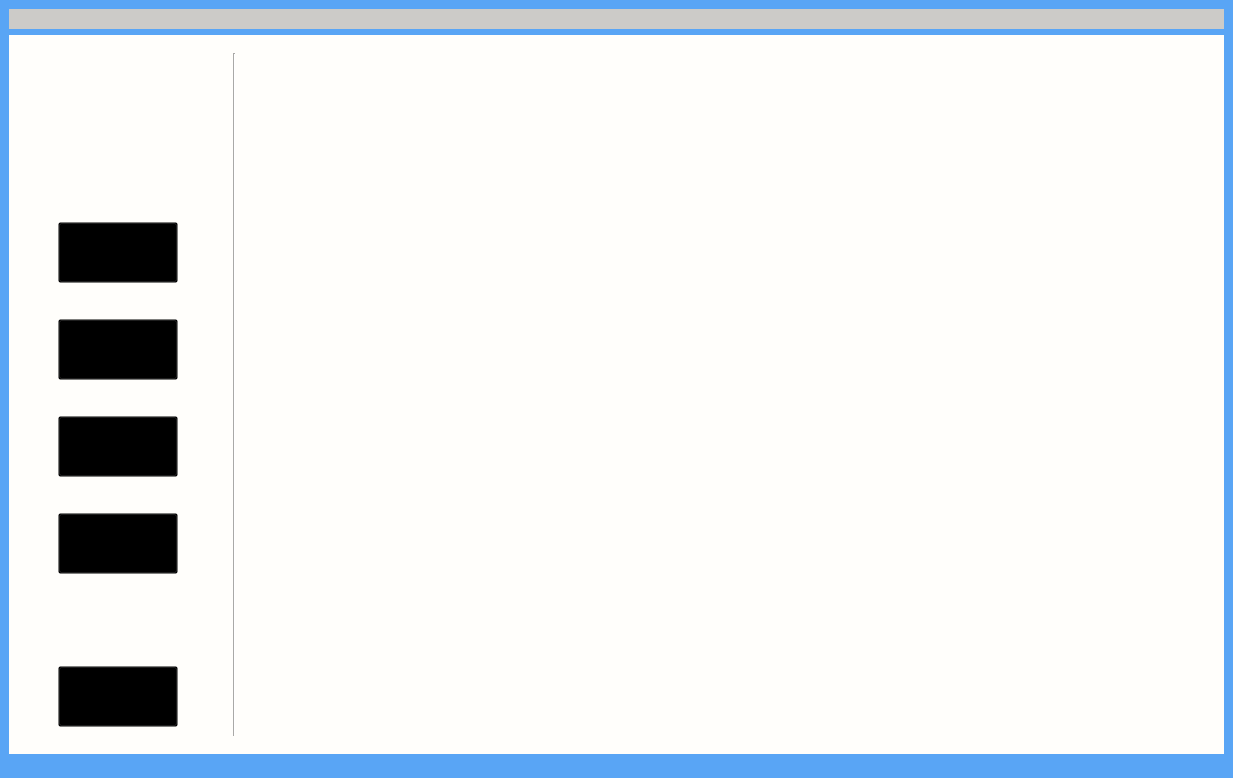
<?xml version="1.0" encoding="UTF-8"?>
<ui version="4.0">
 <class>MainWindow</class>
 <widget class="QMainWindow" name="MainWindow">
  <property name="geometry">
   <rect>
    <x>0</x>
    <y>0</y>
    <width>1233</width>
    <height>778</height>
   </rect>
  </property>
  <property name="contextMenuPolicy">
   <enum>Qt::NoContextMenu</enum>
  </property>
  <property name="windowTitle">
   <string>Dragon网盘</string>
  </property>
  <property name="windowIcon">
   <iconset resource="res.qrc">
    <normaloff>:/images/logo-3.png</normaloff>:/images/logo-3.png</iconset>
  </property>
  <property name="styleSheet">
   <string notr="true">background-color: rgb(89, 165, 245);

</string>
  </property>
  <property name="tabShape">
   <enum>QTabWidget::Rounded</enum>
  </property>
  <property name="dockOptions">
   <set>QMainWindow::AllowTabbedDocks</set>
  </property>
  <widget class="QWidget" name="centralwidget">
   <property name="styleSheet">
    <string notr="true"/>
   </property>
   <layout class="QGridLayout" name="gridLayout">
    <item row="0" column="0">
     <widget class="MainTitle" name="mainWidgetTitle" native="true">
      <property name="minimumSize">
       <size>
        <width>0</width>
        <height>20</height>
       </size>
      </property>
      <property name="maximumSize">
       <size>
        <width>16777215</width>
        <height>20</height>
       </size>
      </property>
      <property name="styleSheet">
       <string notr="true">background-color: rgb(204, 203, 200);</string>
      </property>
     </widget>
    </item>
    <item row="1" column="0">
     <widget class="QWidget" name="widget" native="true">
      <property name="styleSheet">
       <string notr="true">background-color: rgb(255, 254, 251);  </string>
      </property>
      <layout class="QHBoxLayout" name="horizontalLayout_2">
       <item>
        <widget class="QWidget" name="widget_2" native="true">
         <property name="sizePolicy">
          <sizepolicy hsizetype="MinimumExpanding" vsizetype="MinimumExpanding">
           <horstretch>5</horstretch>
           <verstretch>11</verstretch>
          </sizepolicy>
         </property>
         <property name="maximumSize">
          <size>
           <width>200</width>
           <height>16777215</height>
          </size>
         </property>
         <property name="styleSheet">
          <string notr="true"/>
         </property>
         <layout class="QVBoxLayout" name="verticalLayout_3">
          <item>
           <widget class="QWidget" name="widget_3" native="true">
            <layout class="QHBoxLayout" name="horizontalLayout">
             <item>
              <spacer name="horizontalSpacer">
               <property name="orientation">
                <enum>Qt::Horizontal</enum>
               </property>
               <property name="sizeHint" stdset="0">
                <size>
                 <width>40</width>
                 <height>20</height>
                </size>
               </property>
              </spacer>
             </item>
             <item>
              <widget class="QLabel" name="label">
               <property name="maximumSize">
                <size>
                 <width>50</width>
                 <height>50</height>
                </size>
               </property>
               <property name="frameShadow">
                <enum>QFrame::Raised</enum>
               </property>
               <property name="text">
                <string/>
               </property>
               <property name="pixmap">
                <pixmap resource="res.qrc">:/images/person.png</pixmap>
               </property>
               <property name="scaledContents">
                <bool>true</bool>
               </property>
              </widget>
             </item>
             <item>
              <spacer name="horizontalSpacer_2">
               <property name="orientation">
                <enum>Qt::Horizontal</enum>
               </property>
               <property name="sizeHint" stdset="0">
                <size>
                 <width>40</width>
                 <height>20</height>
                </size>
               </property>
              </spacer>
             </item>
            </layout>
           </widget>
          </item>
          <item>
           <widget class="QWidget" name="widget_4" native="true">
            <property name="styleSheet">
             <string> background-color: rgba(0, 0, 0, 0%);
font: 12pt &quot;Microsoft YaHei UI&quot;;</string>
            </property>
            <layout class="QGridLayout" name="gridLayout_2">
             <item row="5" column="1">
              <spacer name="verticalSpacer_3">
               <property name="orientation">
                <enum>Qt::Vertical</enum>
               </property>
               <property name="sizeType">
                <enum>QSizePolicy::Preferred</enum>
               </property>
               <property name="sizeHint" stdset="0">
                <size>
                 <width>20</width>
                 <height>30</height>
                </size>
               </property>
              </spacer>
             </item>
             <item row="4" column="1">
              <widget class="QToolButton" name="shareBtn">
               <property name="sizePolicy">
                <sizepolicy hsizetype="Fixed" vsizetype="Fixed">
                 <horstretch>61</horstretch>
                 <verstretch>61</verstretch>
                </sizepolicy>
               </property>
               <property name="minimumSize">
                <size>
                 <width>120</width>
                 <height>61</height>
                </size>
               </property>
               <property name="font">
                <font>
                 <family>Microsoft YaHei UI</family>
                 <pointsize>12</pointsize>
                 <italic>false</italic>
                 <bold>false</bold>
                 <stylestrategy>PreferAntialias</stylestrategy>
                </font>
               </property>
               <property name="cursor">
                <cursorShape>PointingHandCursor</cursorShape>
               </property>
               <property name="styleSheet">
                <string notr="true"> background-color: rgba(0, 0, 0, 0%);
font: 12pt &quot;Microsoft YaHei UI&quot;;</string>
               </property>
               <property name="text">
                <string> 共享列表</string>
               </property>
               <property name="iconSize">
                <size>
                 <width>30</width>
                 <height>30</height>
                </size>
               </property>
               <property name="toolButtonStyle">
                <enum>Qt::ToolButtonTextBesideIcon</enum>
               </property>
              </widget>
             </item>
             <item row="10" column="1">
              <widget class="QToolButton" name="logoutBtn">
               <property name="sizePolicy">
                <sizepolicy hsizetype="Fixed" vsizetype="Fixed">
                 <horstretch>61</horstretch>
                 <verstretch>61</verstretch>
                </sizepolicy>
               </property>
               <property name="minimumSize">
                <size>
                 <width>120</width>
                 <height>61</height>
                </size>
               </property>
               <property name="font">
                <font>
                 <family>Microsoft YaHei UI</family>
                 <pointsize>12</pointsize>
                 <italic>false</italic>
                 <bold>false</bold>
                 <stylestrategy>PreferAntialias</stylestrategy>
                </font>
               </property>
               <property name="cursor">
                <cursorShape>PointingHandCursor</cursorShape>
               </property>
               <property name="styleSheet">
                <string notr="true"> background-color: rgba(0, 0, 0, 0%);
font: 12pt &quot;Microsoft YaHei UI&quot;;</string>
               </property>
               <property name="text">
                <string> 登出</string>
               </property>
               <property name="icon">
                <iconset resource="res.qrc">
                 <normaloff>:/images/logout.png</normaloff>:/images/logout.png</iconset>
               </property>
               <property name="iconSize">
                <size>
                 <width>32</width>
                 <height>32</height>
                </size>
               </property>
               <property name="toolButtonStyle">
                <enum>Qt::ToolButtonTextBesideIcon</enum>
               </property>
              </widget>
             </item>
             <item row="9" column="1">
              <spacer name="verticalSpacer">
               <property name="orientation">
                <enum>Qt::Vertical</enum>
               </property>
               <property name="sizeType">
                <enum>QSizePolicy::Expanding</enum>
               </property>
               <property name="sizeHint" stdset="0">
                <size>
                 <width>20</width>
                 <height>70</height>
                </size>
               </property>
              </spacer>
             </item>
             <item row="0" column="1">
              <widget class="QLabel" name="label_2">
               <property name="font">
                <font>
                 <family>Microsoft YaHei UI</family>
                 <pointsize>16</pointsize>
                 <italic>false</italic>
                 <bold>false</bold>
                </font>
               </property>
               <property name="styleSheet">
                <string> background-color: rgba(0, 0, 0, 0%);
font: 16pt &quot;Microsoft YaHei UI&quot;;</string>
               </property>
               <property name="text">
                <string/>
               </property>
               <property name="alignment">
                <set>Qt::AlignCenter</set>
               </property>
              </widget>
             </item>
             <item row="3" column="1">
              <spacer name="verticalSpacer_2">
               <property name="orientation">
                <enum>Qt::Vertical</enum>
               </property>
               <property name="sizeType">
                <enum>QSizePolicy::Preferred</enum>
               </property>
               <property name="sizeHint" stdset="0">
                <size>
                 <width>20</width>
                 <height>30</height>
                </size>
               </property>
              </spacer>
             </item>
             <item row="6" column="1">
              <widget class="QToolButton" name="downloadBtn">
               <property name="sizePolicy">
                <sizepolicy hsizetype="Fixed" vsizetype="Fixed">
                 <horstretch>61</horstretch>
                 <verstretch>61</verstretch>
                </sizepolicy>
               </property>
               <property name="minimumSize">
                <size>
                 <width>120</width>
                 <height>61</height>
                </size>
               </property>
               <property name="font">
                <font>
                 <family>Microsoft YaHei UI</family>
                 <pointsize>12</pointsize>
                 <italic>false</italic>
                 <bold>false</bold>
                 <stylestrategy>PreferAntialias</stylestrategy>
                </font>
               </property>
               <property name="cursor">
                <cursorShape>PointingHandCursor</cursorShape>
               </property>
               <property name="styleSheet">
                <string notr="true"> background-color: rgba(0, 0, 0, 0%);
font: 12pt &quot;Microsoft YaHei UI&quot;;</string>
               </property>
               <property name="text">
                <string> 下载榜</string>
               </property>
               <property name="iconSize">
                <size>
                 <width>30</width>
                 <height>30</height>
                </size>
               </property>
               <property name="toolButtonStyle">
                <enum>Qt::ToolButtonTextBesideIcon</enum>
               </property>
              </widget>
             </item>
             <item row="1" column="1">
              <spacer name="verticalSpacer_5">
               <property name="orientation">
                <enum>Qt::Vertical</enum>
               </property>
               <property name="sizeType">
                <enum>QSizePolicy::Expanding</enum>
               </property>
               <property name="sizeHint" stdset="0">
                <size>
                 <width>20</width>
                 <height>40</height>
                </size>
               </property>
              </spacer>
             </item>
             <item row="2" column="1">
              <widget class="QToolButton" name="myfileBtn">
               <property name="sizePolicy">
                <sizepolicy hsizetype="Fixed" vsizetype="Fixed">
                 <horstretch>61</horstretch>
                 <verstretch>61</verstretch>
                </sizepolicy>
               </property>
               <property name="minimumSize">
                <size>
                 <width>120</width>
                 <height>61</height>
                </size>
               </property>
               <property name="font">
                <font>
                 <family>Microsoft YaHei UI</family>
                 <pointsize>12</pointsize>
                 <italic>false</italic>
                 <bold>false</bold>
                 <stylestrategy>PreferAntialias</stylestrategy>
                </font>
               </property>
               <property name="cursor">
                <cursorShape>PointingHandCursor</cursorShape>
               </property>
               <property name="styleSheet">
                <string notr="true"> background-color: rgba(0, 0, 0, 0%);
font: 12pt &quot;Microsoft YaHei UI&quot;;</string>
               </property>
               <property name="text">
                <string> 我的文件</string>
               </property>
               <property name="iconSize">
                <size>
                 <width>30</width>
                 <height>30</height>
                </size>
               </property>
               <property name="toolButtonStyle">
                <enum>Qt::ToolButtonTextBesideIcon</enum>
               </property>
              </widget>
             </item>
             <item row="7" column="1">
              <spacer name="verticalSpacer_4">
               <property name="orientation">
                <enum>Qt::Vertical</enum>
               </property>
               <property name="sizeType">
                <enum>QSizePolicy::Preferred</enum>
               </property>
               <property name="sizeHint" stdset="0">
                <size>
                 <width>20</width>
                 <height>30</height>
                </size>
               </property>
              </spacer>
             </item>
             <item row="8" column="1">
              <widget class="QToolButton" name="transformBtn">
               <property name="minimumSize">
                <size>
                 <width>120</width>
                 <height>61</height>
                </size>
               </property>
               <property name="font">
                <font>
                 <family>Microsoft YaHei UI</family>
                 <pointsize>12</pointsize>
                 <italic>false</italic>
                 <bold>false</bold>
                 <stylestrategy>PreferAntialias</stylestrategy>
                </font>
               </property>
               <property name="cursor">
                <cursorShape>PointingHandCursor</cursorShape>
               </property>
               <property name="styleSheet">
                <string notr="true"> background-color: rgba(0, 0, 0, 0%);
font: 12pt &quot;Microsoft YaHei UI&quot;;</string>
               </property>
               <property name="text">
                <string> 传输列表</string>
               </property>
               <property name="iconSize">
                <size>
                 <width>32</width>
                 <height>32</height>
                </size>
               </property>
               <property name="toolButtonStyle">
                <enum>Qt::ToolButtonTextBesideIcon</enum>
               </property>
              </widget>
             </item>
            </layout>
           </widget>
          </item>
         </layout>
        </widget>
       </item>
       <item>
        <widget class="QWidget" name="widget_5" native="true">
         <layout class="QHBoxLayout" name="horizontalLayout_4">
          <item>
           <widget class="Line" name="line">
            <property name="orientation">
             <enum>Qt::Vertical</enum>
            </property>
           </widget>
          </item>
         </layout>
        </widget>
       </item>
       <item>
        <widget class="QStackedWidget" name="stackedWidget">
         <property name="styleSheet">
          <string notr="true"/>
         </property>
         <property name="currentIndex">
          <number>1</number>
         </property>
         <widget class="QWidget" name="page">
          <layout class="QHBoxLayout" name="horizontalLayout_3">
           <item>
            <spacer name="horizontalSpacer_3">
             <property name="orientation">
              <enum>Qt::Horizontal</enum>
             </property>
             <property name="sizeType">
              <enum>QSizePolicy::Preferred</enum>
             </property>
             <property name="sizeHint" stdset="0">
              <size>
               <width>594</width>
               <height>20</height>
              </size>
             </property>
            </spacer>
           </item>
          </layout>
         </widget>
         <widget class="ShareList" name="page_share"/>
         <widget class="RankingList" name="page_download"/>
         <widget class="Form" name="page_transform"/>
         <widget class="MyfileWg" name="page_myfile"/>
        </widget>
       </item>
      </layout>
     </widget>
    </item>
   </layout>
  </widget>
  <widget class="QStatusBar" name="statusbar">
   <property name="minimumSize">
    <size>
     <width>0</width>
     <height>15</height>
    </size>
   </property>
   <property name="maximumSize">
    <size>
     <width>16777215</width>
     <height>15</height>
    </size>
   </property>
   <property name="font">
    <font>
     <pointsize>9</pointsize>
    </font>
   </property>
   <property name="styleSheet">
    <string notr="true"/>
   </property>
  </widget>
 </widget>
 <customwidgets>
  <customwidget>
   <class>ShareList</class>
   <extends>QWidget</extends>
   <header location="global">sharelist.h</header>
   <container>1</container>
  </customwidget>
  <customwidget>
   <class>RankingList</class>
   <extends>QWidget</extends>
   <header location="global">rankinglist.h</header>
   <container>1</container>
  </customwidget>
  <customwidget>
   <class>MainTitle</class>
   <extends>QWidget</extends>
   <header location="global">maintitle.h</header>
   <container>1</container>
  </customwidget>
  <customwidget>
   <class>MyfileWg</class>
   <extends>QWidget</extends>
   <header location="global">myfilewg.h</header>
   <container>1</container>
  </customwidget>
  <customwidget>
   <class>Form</class>
   <extends>QWidget</extends>
   <header>form.h</header>
   <container>1</container>
  </customwidget>
 </customwidgets>
 <resources>
  <include location="res.qrc"/>
 </resources>
 <connections/>
</ui>
